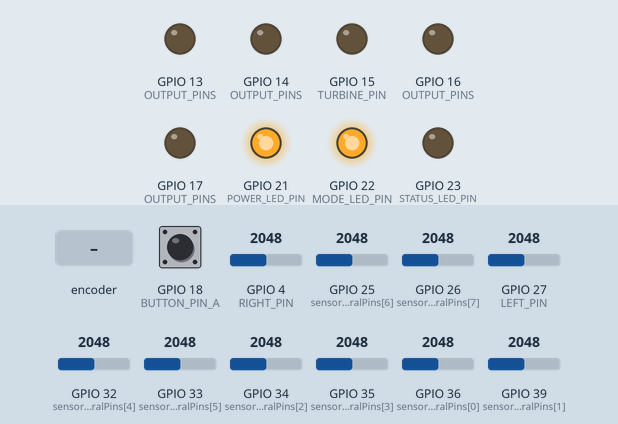
The program below on a simulated ESP32. On the bench: output pins drawn as LEDs (lit = HIGH). Inputs (shaded band) come from the test bench; at power-on: GPIO 4 (RIGHT_PIN) = 2048, GPIO 18 (BUTTON_PIN_A) LOW, GPIO 25 (sensorCentralPins[6]) = 2048, GPIO 26 (sensorCentralPins[7]) = 2048, GPIO 27 (LEFT_PIN) = 2048, GPIO 32 (sensorCentralPins[4]) = 2048, GPIO 33 (sensorCentralPins[5]) = 2048, GPIO 34 (sensorCentralPins[2]) = 2048, GPIO 35 (sensorCentralPins[3]) = 2048, GPIO 36 (sensorCentralPins[0]) = 2048, GPIO 39 (sensorCentralPins[1]) = 2048. What the program prints to the serial monitor is not drawn.

Above: at 1.8 s.
1.9 s: rotary encoder on GPIO 18 (BUTTON_PIN_A) / GPIO 19 (BUTTON_PIN_B) turned 1 step (first pin leading)
At 2.3 s:
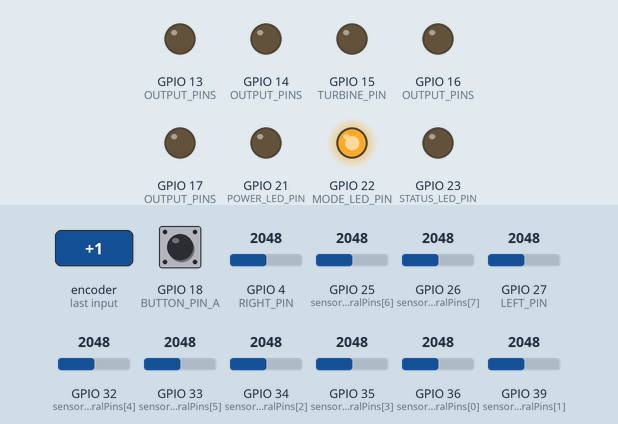
At 5.4 s:
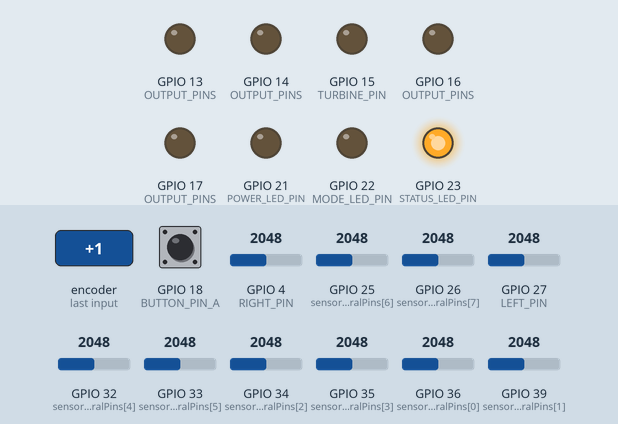
Timing chart, 0 to 6.9 s (numbered marks = the images above; inputs shaded):
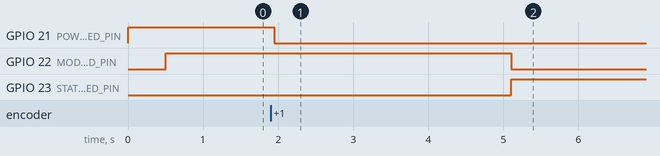

Measured:
- after the input at 1.9 s, GPIO 21 (POWER_LED_PIN): HIGH → LOW after 0.05 s; GPIO 22 (MODE_LED_PIN): HIGH → LOW after 3.2 s; GPIO 23 (STATUS_LED_PIN): LOW → HIGH after 3.2 s

The program:

main.cpp
```cpp
#include <Arduino.h>
#include <misc.h>


//==================== <Objects> ===========================

//------- Motors ----------

void setMotor(int a_pin, int b_pin, int val){
  val = constrain(val, -255.0, 255.0);

  if (val >= 0){
    analogWrite(a_pin, val);
    analogWrite(b_pin, LOW);
  }
  else{
    //reverse
    analogWrite(a_pin, LOW);
    analogWrite(b_pin, val);
  }
}


void setMotors(int left, int right){
  setMotor(AIN1, AIN2, left);
  setMotor(BIN1, BIN2, right);
}


void setTurbine(int val){
  val = constrain(val, 0, 255.0);
  analogWrite(TURBINE_PIN, val);
}


//==================== <Sensors> ===========================

//------- GLOBALS ----------

int v_s_min[SENSOR_COUNT+2];
int v_s_max[SENSOR_COUNT+2];
int v_s[SENSOR_COUNT+2];

int l_threshold = 0;
int r_threshold = 0;

volatile int s_p[SENSOR_COUNT];
bool white_line = true;
bool online;
int OUT_OF_LINE_POS = 255;

int pos;
int l_pos;

//------- SENSOR FUNCTIONS ----------

void Sensors_init(){
  pinMode(LEFT_PIN, INPUT);
  pinMode(RIGHT_PIN, INPUT);
  rep(i, SENSOR_COUNT)
    pinMode(sensorCentralPins[i], INPUT);

  //Init arrays
  rep(i, SENSOR_COUNT+2){
    v_s_min[i] = 4096;
    v_s_max[i] = 0;
  }
}


void readAll(){
  rep(i, SENSOR_COUNT)
    v_s[i] = analogRead(sensorCentralPins[i]);

  v_s[LEFT_IDX] = analogRead(LEFT_PIN);
  v_s[RIGHT_IDX] = analogRead(RIGHT_PIN);
}


void sensorCalibration(){
  for (int j = 0; j < 100; j++) {
    delay(30);
    readAll();

    //Update arrays
    rep(i, SENSOR_COUNT+2){
      if(DBG_MODE){
        Serial.print(v_s[i]);
        Serial.print("\t");
      }

      v_s_min[i] = min(v_s_min[i], v_s[i]);
      v_s_max[i] = max(v_s_max[i], v_s[i]);
    }
  }

  l_threshold = (v_s_min[LEFT_IDX] + v_s_max[LEFT_IDX]) * LEFT_THRESHOLD;
  r_threshold = (v_s_min[RIGHT_IDX] + v_s_max[RIGHT_IDX]) * RIGHT_THRESHOLD;


  if(DBG_MODE){
    Serial.print("\n\nMin values\t");
    rep(i, SENSOR_COUNT){
      Serial.print(v_s_min[i]);
      Serial.print("\t");
    }
    Serial.println();

    Serial.print("\n\nMax values\t");
    rep(i, SENSOR_COUNT){
      Serial.print(v_s_max[i]);
      Serial.print("\t");
    }
    Serial.println();

    Serial.print("Thresholds:\t");
    Serial.print(r_threshold);
    Serial.print("\t\t");
    Serial.print(r_threshold);
    Serial.println("\n");
  }

}


void readSensors(){
  volatile int s[SENSOR_COUNT];

  rep(i, SENSOR_COUNT){
    s[i] = analogRead(sensorCentralPins[i]);
    s[i] = constrain(s[i], v_s_min[i], v_s_max[i]);

    if(white_line)
      s_p[i] = map(s[i], v_s_min[i], v_s_max[i], 100, 0);
    else
      s_p[i] = map(s[i], v_s_min[i], v_s_max[i], 0, 100);
  }

  volatile int sum = 0;
  rep(i, SENSOR_COUNT)
    sum += s_p[i];

  if(sum > 100)
    online = 1;
  else{
    online = 0;
    sum = 100;
  }

}


int GetPos(){
  readSensors();
  int prom = 0;

  rep(i, SENSOR_COUNT)
    prom += weights[i]*s_p[i];

  int sum = 0;
  rep(i, SENSOR_COUNT)
    sum += s_p[i];

  if (online)
    pos = int(100.0 * prom / sum);
  else
    l_pos = (l_pos < 0) ? -OUT_OF_LINE_POS : OUT_OF_LINE_POS;

  l_pos = pos;
  return pos;
}

//==================== <Main program> ===========================

//------- FUNCTIONS ----------

//Main
void restart_errors();
void update_error(int &e);
void print_data();
void start_Race();
void end_race();

//Hits
void Read_hits();
void detectGeo();


//------- PARAMETROS GLOBALES ----------

//Velocidades
#define N_SPEEDS 3
int CURRENT_SPEED = 0;

// base | kp | kd | ki | turbine
float PIDs[N_SPEEDS][5] = {
  {100, 0.65, 25, 0.00001, 0},
  {150, 0.8, 30, 0.00001, 0},
  {175, 0.875, 32, 0.00001, 0}
};

//PID
int base = 0;
int turbine_speed = 0;
float Kp = 0;
float Kd = 0;
float Ki = 0;

#define N_ERRORS 25
int error_sum = 0;
int errors[N_ERRORS];
int current_idx = 0;

int setpoint = 0;
int error = 0;
int last_error = 0;
int max_power = 250;

//Hits
int final_hit_count = 0;
bool ON_RACE = false;

int l_geo=0;
int ll_geo = 0;
int lll_geo = 0;
int geo = 0;


int HL, HR = 0;

//------- Function implementations ----------

void update_PID_data(int idx){
  idx = constrain(idx, 0, N_SPEEDS);

  base = PIDs[idx][0];
  Kp = PIDs[idx][1];
  Kd = PIDs[idx][2];
  Ki = PIDs[idx][3];
  turbine_speed = PIDs[idx][4];
}

void restart_errors(){
    error = 0;
    error_sum = 0;
    last_error = 0;
    current_idx = 0;

    rep(i, N_ERRORS)
        errors[i] = 0;
}


void update_error(int &e){
    error_sum -= errors[current_idx];
    errors[current_idx] = e;
    error_sum += e;
    current_idx = (current_idx+1)%N_ERRORS;
}


void print_data(){
    if(DBG_MODE){
      //Imprimir
      Serial.println("Data:\n");
      Serial.println("KP: " + String(Kp));
      Serial.println("KD: " + String(Kd));
      Serial.println("KI: " + String(Ki));
      Serial.println("Base: " + String(base));
      Serial.println("Turbine speed: " + String(turbine_speed));
      Serial.println("Max power: " + String(max_power));
      Serial.println("White line: " + String(white_line));
      Serial.println("=====================\n");
    }
}


void start_Race(){
    print_data();
    ON_RACE = true;
    final_hit_count = 0;

    update_PID_data(CURRENT_SPEED);
    restart_errors();
}


void end_race(){
    //Stop all
    setMotors(0, 0);
    setTurbine(0);
    ON_RACE = false;
    final_hit_count = 0;

    l_geo = ll_geo = lll_geo = 0;
    geo = 0;

    CURRENT_SPEED = (CURRENT_SPEED + 1) % N_SPEEDS;
}


//==================== <Hits> ===========================

void Read_hits(){
    HL = analogRead(LEFT_PIN);
    HR = analogRead(RIGHT_PIN);

    HL = (HL > l_threshold) ? 0 : 1;
    HR = (HR > r_threshold) ? 0: 1;

    if(!white_line){
        HL = !HL;
        HR = !HR;
    }
}


void detectGeo() {
    Read_hits();

    //Detect actual geo
    if(HL == HR)
        geo = (HL == 0) ? 0 : 3; // 0 0 | 1 1
    else
        geo = (HL == 1) ? 1 : 2; // 1 0 | 0 1

    //Check for changes
    if(l_geo == geo)
        return;

    if(geo == 0 && l_geo == 2 && ll_geo == 0){
      final_hit_count++;

      if(final_hit_count >= 2)
        end_race();
    }

    //Update geo vals
    lll_geo = ll_geo;
    ll_geo = l_geo;
    l_geo = geo;
}


//==================== <main> ===========================

void setup(){
  if (DBG_MODE){
    Serial.begin(115200);
    Serial.println("Initializing systems...");
  }

  setLed(POWER_LED, 255);
  setLed(STATUS_LED, 0);
  setLed(MODE_LED, 0);

  init_pins();
  Sensors_init();
  setMotors(0, 0);
  setTurbine(0);

  delay(500);

  setLed(POWER_LED, 255);
  setLed(STATUS_LED, 0);
  setLed(MODE_LED, 255);

  WaitBoton(A);
  setLed(POWER_LED, 0);
  sensorCalibration();
}


void loop(){
  if(digitalRead(BUTTON_PIN_A))
    end_race();

  int p = GetPos();
  detectGeo();

  if(!ON_RACE){
    setLed(POWER_LED, 0);
    setLed(STATUS_LED, 255);
    setLed(MODE_LED, 0);

    WaitBoton(A);

    setLed(POWER_LED, 255);
    setLed(STATUS_LED, 255);
    setLed(MODE_LED, 255);

    ON_RACE = true;
    return;
  }

  //Get error
  int error = p - setpoint;
  int d = error - last_error;
  update_error(error);
  last_error = error;

  //Apply PID
  int turn_power = int(Kp * error) + int(Kd * (d)) + int(Ki * (error_sum));
  turn_power = constrain(turn_power, -max_power, max_power);

  setMotors(base + turn_power, base - turn_power);
  last_error = error;
}
```

misc.h
```cpp
#pragma once
#include <Arduino.h>

//Macros
#define rep(i, n) for(int i=0; i<n; i++)
#define DBG_MODE true

//==================== <Pines> ===========================

//------- Peripherals ----------
#define BUTTON_PIN_A 18
#define BUTTON_PIN_B 19

const int buttonPins[2] = {BUTTON_PIN_A, BUTTON_PIN_B};
#define A 0
#define B 1


#define POWER_LED_PIN 21
#define MODE_LED_PIN 22
#define STATUS_LED_PIN 23

const int ledPins[3] = {POWER_LED_PIN, MODE_LED_PIN, STATUS_LED_PIN};
#define POWER_LED 0
#define MODE_LED 1
#define STATUS_LED 2


//------- Motors ----------
//Izq
# define AIN1 17
# define AIN2 16

//Der
# define BIN1 14
# define BIN2 13

//Turbine
#define TURBINE_PIN 15

//------- IR Sensors ----------

#define SENSOR_COUNT 8
const int sensorCentralPins[SENSOR_COUNT] = {36, 39, 34, 35, 32, 33, 25, 26};
const double weights[SENSOR_COUNT] = {-3.5, -2.5, -1.5, -0.5, 0.5, 1.5, 2.5, 3.5};

#define LEFT_PIN 27
#define RIGHT_PIN 4

#define LEFT_IDX SENSOR_COUNT
#define RIGHT_IDX SENSOR_COUNT+1

#define LEFT_THRESHOLD 0.4
#define RIGHT_THRESHOLD 0.6

//Pin manager
const int INPUT_PINS[] = {BUTTON_PIN_A, BUTTON_PIN_B};
const int OUTPUT_PINS[] = {AIN1, AIN2, BIN1, BIN2, TURBINE_PIN, POWER_LED_PIN, STATUS_LED_PIN, MODE_LED_PIN};

const int N_INPUT = sizeof(INPUT_PINS)/sizeof(int);
const int N_OUTPUT = sizeof(OUTPUT_PINS)/sizeof(int);


//------- Code ----------

void init_pins(){
  rep(i, N_INPUT)
      pinMode(INPUT_PINS[i], INPUT);
  rep(i, N_OUTPUT)
      pinMode(OUTPUT_PINS[i], OUTPUT);
}


void WaitBoton(int button){
  if(DBG_MODE){
    Serial.println("\nWaiting button " + String(button) + "\n");
  }

  delay(500);

  while(!digitalRead(buttonPins[button])){}
}


void setLed(int led, int val){
    val = constrain(val, 0, 255);
    analogWrite(ledPins[led], val);
}
```
